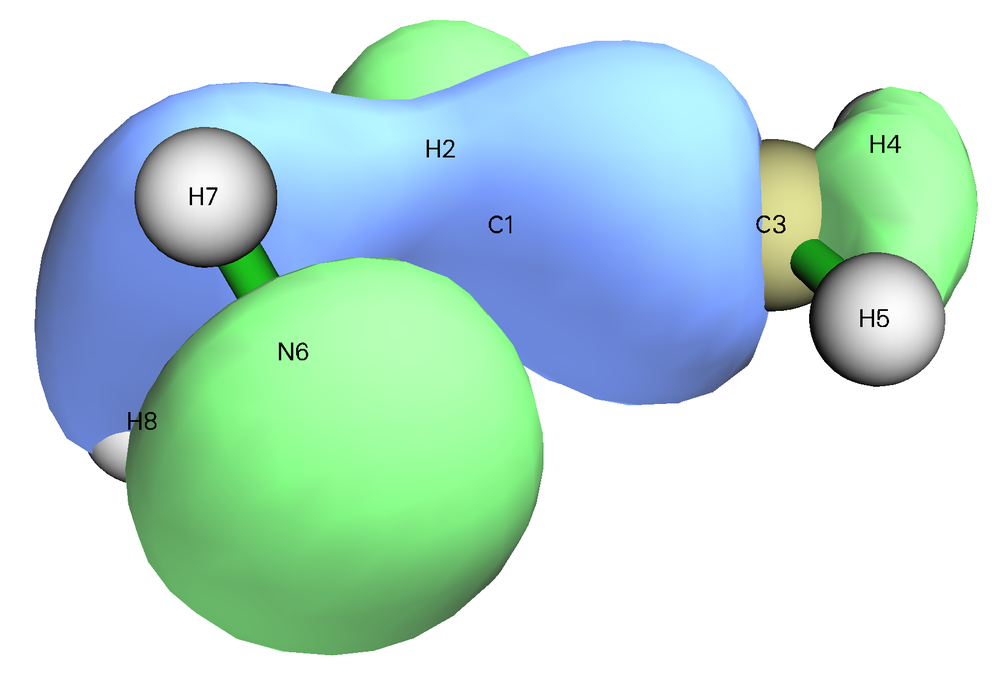
#> input picture exe4/task1/painting/natorbs/N.png, 1000 x 677 px, shrunk from 1739 x 1178 before the run
$ python exe4tak1.py
#> lines starting #> are read from the running program, lines starting #| are printed output that depends on the picture
import matplotlib as mpl
import matplotlib.pyplot as plt
import numpy as np

mpl.rcParams["font.sans-serif"] = ["SimHei"]
mpl.rcParams["axes.unicode_minus"] = False

fig, ax = plt.subplots(1, 3, dpi=120, figsize=(12, 4.5))

outfile1 = plt.imread("N.png")
#> outfile1 is the input picture: shape (677, 1000, 3) float32; mean R, G, B 0.74, 0.865, 0.838
outfile2 = plt.imread("HOMO.png")
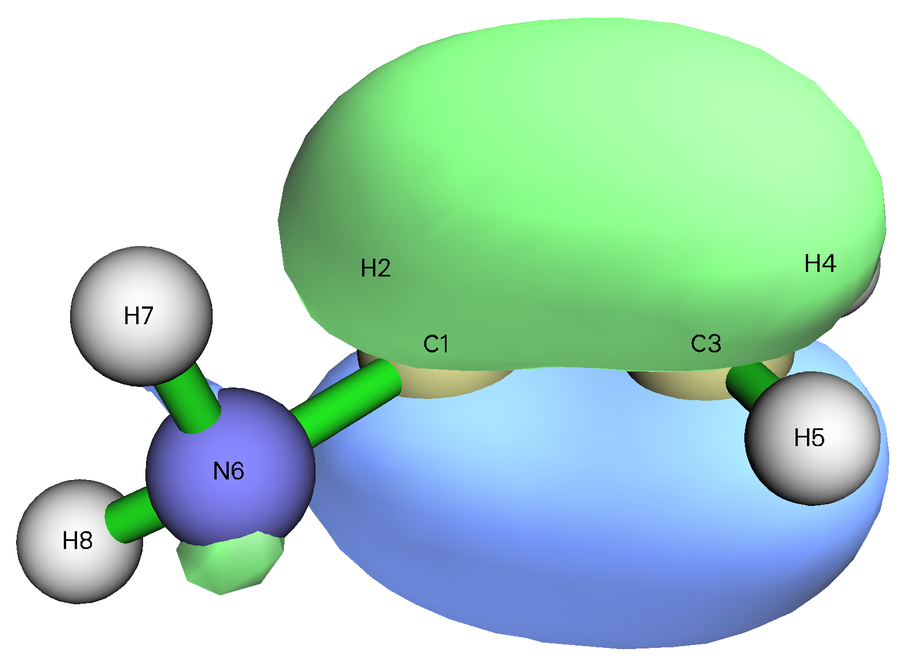
#> input picture exe4/task1/painting/natorbs/HOMO.png, 907 x 664 px, shrunk from 1578 x 1155 before the run
#> outfile2 is the input picture: shape (664, 907, 3) float32; mean R, G, B 0.696, 0.843, 0.785
outfile3 = plt.imread("LUMO.png")
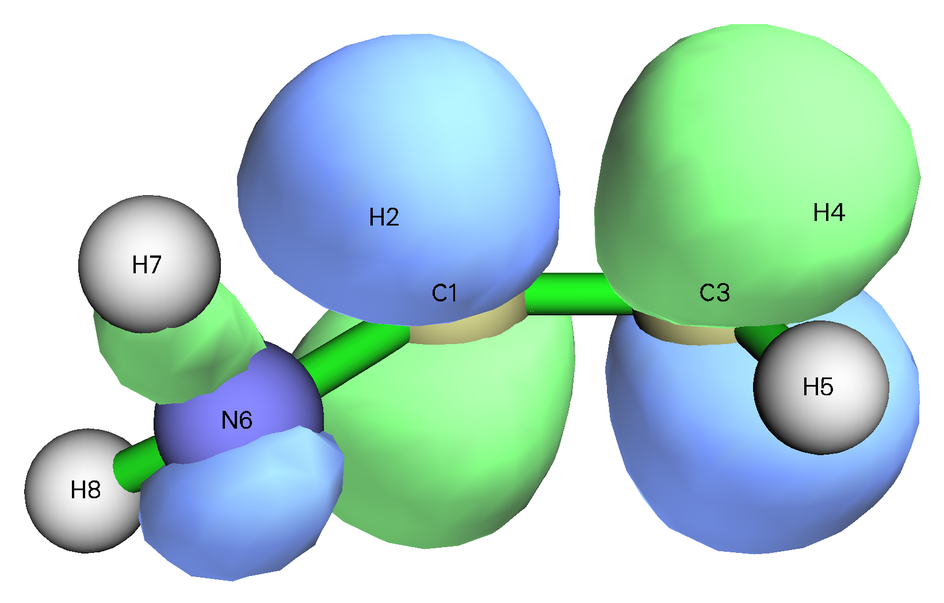
#> input picture exe4/task1/painting/natorbs/LUMO.png, 944 x 603 px, shrunk from 1641 x 1048 before the run
#> outfile3 is the input picture: shape (603, 944, 3) float32; mean R, G, B 0.705, 0.835, 0.809


ax[0].imshow(outfile1)
ax[0].set_axis_off()
ax[0].set_title("(a) N原子上的孤对电子轨道", y=-0.20)

ax[1].imshow(outfile2)
ax[1].set_axis_off()
ax[1].set_title("(b) 碳碳双键的π键的成键轨道", y=-0.14)

ax[2].imshow(outfile3)
ax[2].set_axis_off()
ax[2].set_title("(c) 碳碳双键的π键的反键轨道", y=-0.22)

fig.suptitle("图4-1 N上的孤对电子轨道、碳碳双键的π键的成键轨道与反键轨道的自然轨道图像", y=0.05, va="top")

#plt.subplots_adjust()
plt.tight_layout()

plt.show()
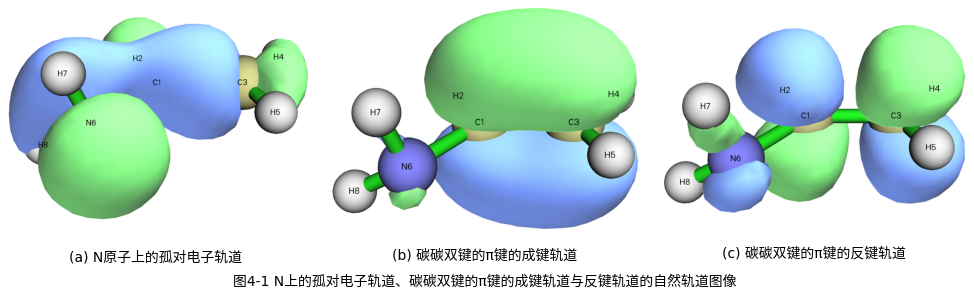
#> figure drawn by matplotlib, 3 panels
